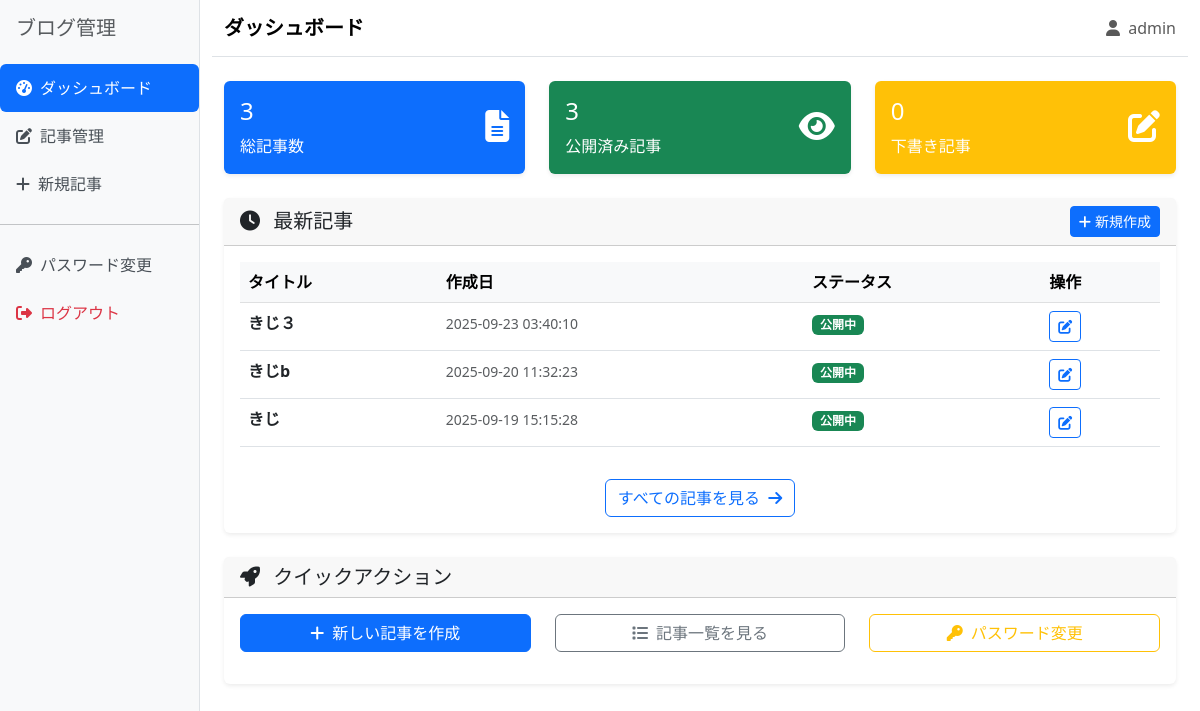
Page /admin (signed in) on the earlier database version.
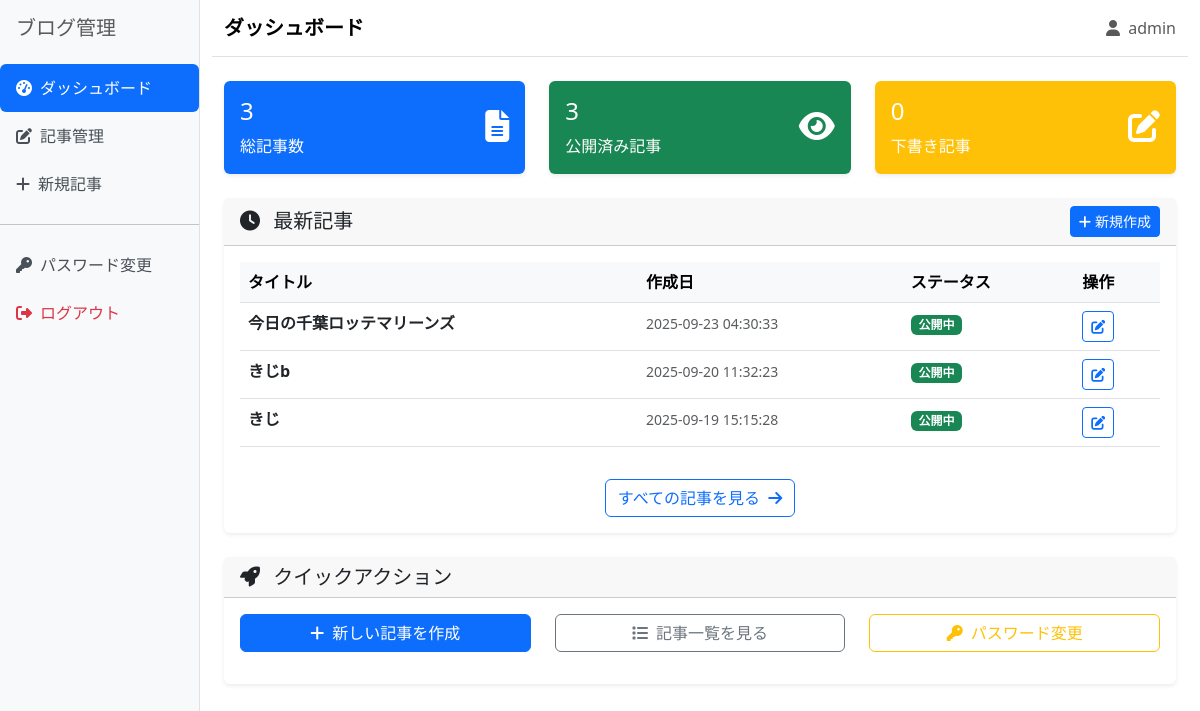
Same page on the later database version.
### app.py (models this page shows, shortened)
class Post(db.Model):
    __tablename__ = 'posts'
    id = db.Column(db.Integer, primary_key=True)
    title = db.Column(db.String(200), nullable=False)
    content = db.Column(db.Text, nullable=False)
    created_at = db.Column(db.DateTime, default=datetime.utcnow)
    updated_at = db.Column(db.DateTime, default=datetime.utcnow, onupdate=datetime.utcnow)
    is_published = db.Column(db.Boolean, default=False)

### app.py (the view)
@app.route('/admin')
@login_required
def admin_dashboard():
    total_posts = Post.query.count()
    published_posts = Post.query.filter_by(is_published=True).count()
    draft_posts = total_posts - published_posts
    recent_posts = Post.query.order_by(Post.created_at.desc()).limit(5).all()
    recent_posts_tuple = [
        (post.id, post.title, post.created_at.strftime('%Y-%m-%d %H:%M:%S'), post.is_published)
        for post in recent_posts
    ]
    return render_template('admin/dashboard.html',
                           total_posts=total_posts,
                           published_posts=published_posts,
                           draft_posts=draft_posts,
                           recent_posts=recent_posts_tuple)

### app.py (called while the page is built)
def login_required(f):
    @wraps(f)
    def decorated_function(*args, **kwargs):
        if 'admin_logged_in' not in session:
            flash('ログインが必要です', 'error')
            return redirect(url_for('login'))
        return f(*args, **kwargs)
    return decorated_function

### templates/admin/dashboard.html (shortened to what the changed rows need)
{% extends "admin/base.html" %}
{% block content %}
<div class="row">
    <div class="col-12">
        <div class="card">
            <div class="card-body">
                {% if recent_posts %}
                    <div class="table-responsive">
                        <table class="table table-hover">
                            <thead class="table-light">
                                <tr>
                                    <th>タイトル</th>
                                    <th>作成日</th>
                                    <th>ステータス</th>
                                    <th>操作</th>
                                </tr>
                            </thead>
                            <tbody>
                                {% for post in recent_posts %}
                                <tr>
                                    <td>
                                        <strong>{{ post[1] }}</strong>
                                    </td>
                                    <td>
                                        <small class="text-muted">
                                            {{ post[2] }}
                                        </small>
                                    </td>
                                    <td>
                                        {% if post[3] %}
                                            <span class="badge bg-success">公開中</span>
                                        {% else %}
                                            <span class="badge bg-secondary">下書き</span>
                                        {% endif %}
                                    </td>
                                    <td>
                                        <div class="btn-group btn-group-sm">
                                            <a href="{{ url_for('admin_post_edit', post_id=post[0]) }}"
                                               class="btn btn-outline-primary">
                                                <i class="fas fa-edit"></i>
                                            </a>
                                        </div>
                                    </td>
                                </tr>
                                {% endfor %}
                            </tbody>
                        </table>
                    </div>
                {% endif %}
            </div>
        </div>
    </div>
</div>
{% endblock %}

Differences in the rows shown:
removed Post: title "きじ３", post "2025-09-23 03:40:10"
added Post: title "今日の千葉ロッテマリーンズ", created_at "2025-09-23 04:30:33"
